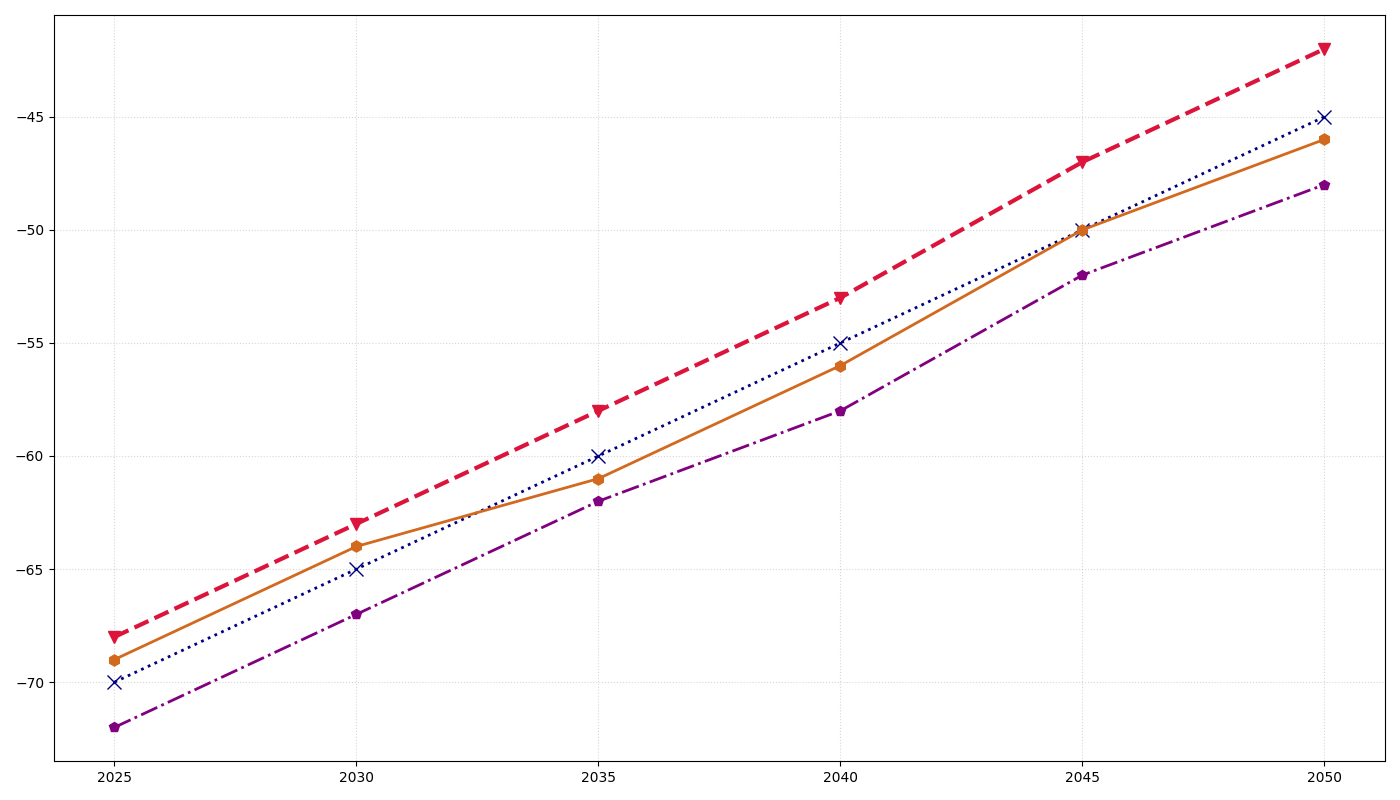

Reproduce this figure in Python.
import matplotlib.pyplot as plt
import numpy as np

years = np.array([2025, 2030, 2035, 2040, 2045, 2050])
colony_A = np.array([-70, -65, -60, -55, -50, -45])
colony_B = np.array([-68, -63, -58, -53, -47, -42])
colony_C = np.array([-72, -67, -62, -58, -52, -48])
colony_D = np.array([-69, -64, -61, -56, -50, -46])

fig, ax = plt.subplots(figsize=(14, 8))

ax.plot(years, colony_A, color='navy', marker='x', linestyle=':', linewidth=2, markersize=10)
ax.plot(years, colony_B, color='crimson', marker='v', linestyle='--', linewidth=3, markersize=9)
ax.plot(years, colony_C, color='purple', marker='p', linestyle='-.', linewidth=2, markersize=7)
ax.plot(years, colony_D, color='chocolate', marker='h', linestyle='-', linewidth=2, markersize=8)

ax.grid(True, linestyle=':', alpha=0.5)

plt.tight_layout()
plt.show()
